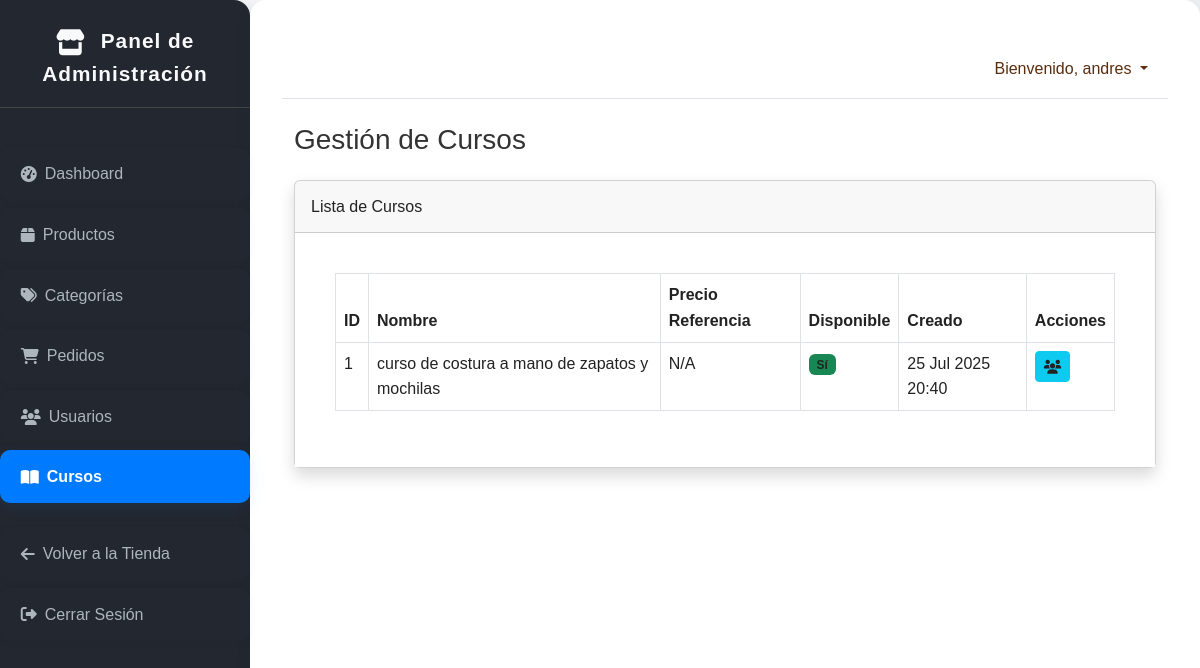
Page /dashboard/cursos/ (signed in) on the committed database.
### servicios/models.py (models this page shows, shortened)
class Servicio(models.Model):
    nombre = models.CharField(max_length=200)
    slug = models.SlugField(max_length=200, unique=True, help_text="URL amigable (ej: taller-tejido-basico)")
    descripcion_corta = models.TextField(blank=True, help_text="Breve resumen del servicio")
    descripcion_larga = models.TextField()
    precio_referencia = models.DecimalField(max_digits=10, decimal_places=2, blank=True, null=True, help_text="Precio estimado o desde")
    imagen = models.ImageField(upload_to='servicios/', blank=True, null=True)
    disponible = models.BooleanField(default=True)
    creado = models.DateTimeField(auto_now_add=True)
    actualizado = models.DateTimeField(auto_now=True)
    class Meta:
        verbose_name_plural = "Servicios" # Podríamos cambiarlo a "Cursos" si quieres renombrar el modelo Servicio
        ordering = ['nombre']

### core/views.py (the view)
# urls.py: path('dashboard/cursos/', views.curso_lista_admin, name='curso_lista_admin'),
@admin_required(login_url='core:login')
def curso_lista_admin(request):
    cursos = Servicio.objects.all().order_by('nombre')
    context = {
        'cursos': cursos,
        'titulo_pagina': 'Gestión de Cursos',
    }
    return render(request, 'core/dashboard_curso_lista.html', context) # Ruta de plantilla en core

### core/context_processors.py (called while the page is built)
def cart_item_count(request):
    cart = request.session.get('cart', {})
    total_items = sum(item_data.get('cantidad', 0) for item_data in cart.values())
    return {'cart_item_count': total_items}

### core/views.py (called while the page is built)
def is_admin_user(user):
    if user.is_authenticated:
        return user.is_staff or user.is_superuser or user.groups.filter(name='Administradores').exists()
    return False

### core/templates/core/dashboard_curso_lista.html
{% extends 'core/dashboard_base.html' %}
{% block dashboard_content %}
<div class="d-flex justify-content-between align-items-center mb-4">
    <h1 class="h3 mb-0 text-gray-800">{{ titulo_pagina }}</h1>
</div>
{% if cursos %}
<div class="card shadow mb-4">
    <div class="card-header py-3">
        <h6 class="m-0 font-weight-bold text-primary">Lista de Cursos</h6>
    </div>
    <div class="card-body">
        <div class="table-responsive">
            <table class="table table-bordered" id="dataTable" width="100%" cellspacing="0">
                <thead>
                    <tr>
                        <th>ID</th>
                        <th>Nombre</th>
                        <th>Precio Referencia</th>
                        <th>Disponible</th>
                        <th>Creado</th>
                        <th>Acciones</th>
                    </tr>
                </thead>
                <tbody>
                    {% for curso in cursos %}
                    <tr>
                        <td>{{ curso.id }}</td>
                        <td>{{ curso.nombre }}</td>
                        <td>
                            {% if curso.precio_referencia %}
                                ${{ curso.precio_referencia|floatformat:2 }}
                            {% else %}
                                N/A
                            {% endif %}
                        </td>
                        <td>
                            {% if curso.disponible %}
                                <span class="badge bg-success">Sí</span>
                            {% else %}
                                <span class="badge bg-danger">No</span>
                            {% endif %}
                        </td>
                        <td>{{ curso.creado|date:"d M Y H:i" }}</td>
                        <td>
                            <a href="{% url 'core:inscripciones_curso_admin' curso.pk %}" class="btn btn-sm btn-info" title="Ver Inscripciones">
                                <i class="fas fa-users"></i>
                            </a>
                        </td>
                    </tr>
                    {% endfor %}
                </tbody>
            </table>
        </div>
    </div>
</div>
{% else %}
<div class="alert alert-info" role="alert">
    No hay cursos registrados aún. <a href="{% url 'core:curso_crear_admin' %}" class="alert-link">¡Crea el primero!</a>
</div>
{% endif %}
{% endblock %}

### core/templates/core/dashboard_base.html (shortened to what this page needs)
<!DOCTYPE html>
{% load static %}
<html lang="es">
<head>
    <link href="https://cdn.jsdelivr.net/npm/bootstrap@5.3.3/dist/css/bootstrap.min.css" rel="stylesheet" xintegrity="sha384-QWTKZyjpPEjISv5WaRU9OFeRpok6YctnYmDr5pNlyT2bRjXh0JMhjY6hW+ALEwIH">
    <link rel="stylesheet" href="https://cdnjs.cloudflare.com/ajax/libs/font-awesome/6.4.0/css/all.min.css">
    <link rel="stylesheet" href="{% static 'css/style.css' %}">
</head>
<body class="dashboard-body">
        <div id="wrapper" class="dashboard-main">
            <aside id="sidebar-wrapper">
                <div class="sidebar-heading">
                    <i class="fas fa-store fa-lg me-2"></i> Panel de Administración
                </div>
                <nav class="list-group list-group-flush">
                    <a href="{% url 'core:dashboard_home' %}" class="list-group-item list-group-item-action "><i class="fas fa-tachometer-alt me-2"></i> Dashboard</a>
                    <a href="{% url 'core:producto_lista_admin' %}" class="list-group-item list-group-item-action "><i class="fas fa-box me-2"></i> Productos</a>
                    <a href="{% url 'core:categoria_lista_admin' %}" class="list-group-item list-group-item-action "><i class="fas fa-tags me-2"></i> Categorías</a>
                    <a href="{% url 'core:pedido_lista_admin' %}" class="list-group-item list-group-item-action "><i class="fas fa-shopping-cart me-2"></i> Pedidos</a>
                    <a href="{% url 'core:usuario_lista_admin' %}" class="list-group-item list-group-item-action "><i class="fas fa-users me-2"></i> Usuarios</a>
                    <a href="{% url 'core:curso_lista_admin' %}" class="list-group-item list-group-item-action {% if request.resolver_match.url_name == 'curso_lista_admin' %}active{% endif %}"><i class="fas fa-book-open me-2"></i> Cursos</a>
                    <a href="{% url 'core:home' %}" class="list-group-item list-group-item-action mt-3"><i class="fas fa-arrow-left me-2"></i> Volver a la Tienda</a>
                    <a href="{% url 'core:logout' %}" class="list-group-item list-group-item-action text-danger"><i class="fas fa-sign-out-alt me-2"></i> Cerrar Sesión</a>
                </nav>
            </aside>
            <main id="page-content-wrapper">
                <nav class="navbar navbar-expand-lg navbar-light navbar-admin border-bottom">
                    <div class="container-fluid">
                        <div class="collapse navbar-collapse" id="navbarSupportedContent">
                            <ul class="navbar-nav ms-auto mt-2 mt-lg-0">
                                <li class="nav-item dropdown">
                                    <a class="nav-link dropdown-toggle" href="#" id="navbarDropdown" role="button" data-bs-toggle="dropdown" aria-haspopup="true" aria-expanded="false">
                                        Bienvenido, {{ request.user.username }}
                                    </a>
                                </li>
                            </ul>
                        </div>
                    </div>
                </nav>
                <section class="container-fluid mt-4">
                    {% block dashboard_content %}
                    {% endblock %}
                </section>
            </main>
        </div>
</body>
</html>

### core/static/css/style.css (style rules this page uses)
.dashboard-body .card, .dashboard-body .card * { color: #222 !important; }
body.dashboard-body .dashboard-main { display: flex; min-height: 100vh; flex-direction: row; background: linear-gradient(120deg, #f8fafc 0%, #e9ecef 100%); }
body.dashboard-body #sidebar-wrapper { min-width: 250px; max-width: 250px; height: 100vh; flex-shrink: 0; background: #23272f !important; color: #fff !important; box-shadow: 2px 0 16px rgba(0,0,0,0.10); border-radius: 0 18px 18px 0; padding-top: 2rem; display: flex; flex-direction: column; gap: 1.5rem; }
body.dashboard-body #sidebar-wrapper .sidebar-heading { font-size: 1.4rem; font-weight: 700; letter-spacing: 1px; margin-bottom: 2rem; text-align: center; color: #f8f9fa; border-bottom: 1px solid #444; padding-bottom: 1rem; }
body.dashboard-body #sidebar-wrapper .list-group-item { border-radius: 10px !important; margin-bottom: 0.7rem; transition: background 0.2s, color 0.2s; font-size: 1.08rem; background: #23272f !important; color: #adb5bd !important; border: none !important; box-shadow: 0 2px 8px rgba(0,0,0,0.04); padding: 0.85rem 1.3rem; display: flex; align-items: center; }
body.dashboard-body #sidebar-wrapper .list-group-item.active { background-color: #007bff !important; color: #fff !important; font-weight: 700; box-shadow: 0 4px 16px rgba(0,123,255,0.10); }
body.dashboard-body #page-content-wrapper { flex: 1; height: 100vh; overflow-y: auto; box-sizing: border-box; padding: 2.5rem 2rem 2rem 2rem; background: #fff; border-radius: 18px; box-shadow: 0 2px 18px rgba(0,0,0,0.08); }
body.dashboard-body .dashboard-main { display: flex; flex-direction: row; background: linear-gradient(120deg, #f8fafc 0%, #e9ecef 100%); }
body.dashboard-body #sidebar-wrapper { min-width: 250px; max-width: 250px; height: 100vh; flex-shrink: 0; background: #343a40; color: #fff; box-shadow: 2px 0 16px rgba(0,0,0,0.08); border-radius: 0 16px 16px 0; padding-top: 1.5rem; display: flex; flex-direction: column; gap: 1rem; }
body.dashboard-body #sidebar-wrapper .sidebar-heading { font-size: 1.3rem; font-weight: 600; letter-spacing: 1px; margin-bottom: 1.5rem; text-align: center; color: #f8f9fa; }
body.dashboard-body #sidebar-wrapper .list-group-item { border-radius: 8px; margin-bottom: 0.5rem; transition: background 0.2s, color 0.2s; font-size: 1rem; }
body.dashboard-body #sidebar-wrapper .list-group-item.active { background-color: #007bff; color: #fff; font-weight: 600; }
body.dashboard-body #page-content-wrapper { flex: 1; height: 100vh; overflow-y: auto; box-sizing: border-box; padding: 2.5rem 2rem 2rem 2rem; background: #fff; border-radius: 16px; box-shadow: 0 2px 16px rgba(0,0,0,0.06); }
body { display: flex; flex-direction: column; min-height: 100vh; font-family: 'Arial', sans-serif; background-color: #f4f4f4; color: #333; line-height: 1.6; margin: 0; padding: 0; }
a { color: #8B4513; text-decoration: none; }
.nav-link { color: #5A2D0D !important; transition: color 0.3s ease; }
.card-body { padding: 40px; background-color: #ffffff; }
.fa, .fas, .fab { vertical-align: middle; }

### rows in the picture
Servicio: id "1", nombre "curso de costura a mano de zapatos y mochilas", precio_referencia "N/A", disponible "Sí", creado "25 Jul 2025 20:40"

### other values in the picture
{{ request.user.username }} "andres"
{{ titulo_pagina }} "Gestión de Cursos"
